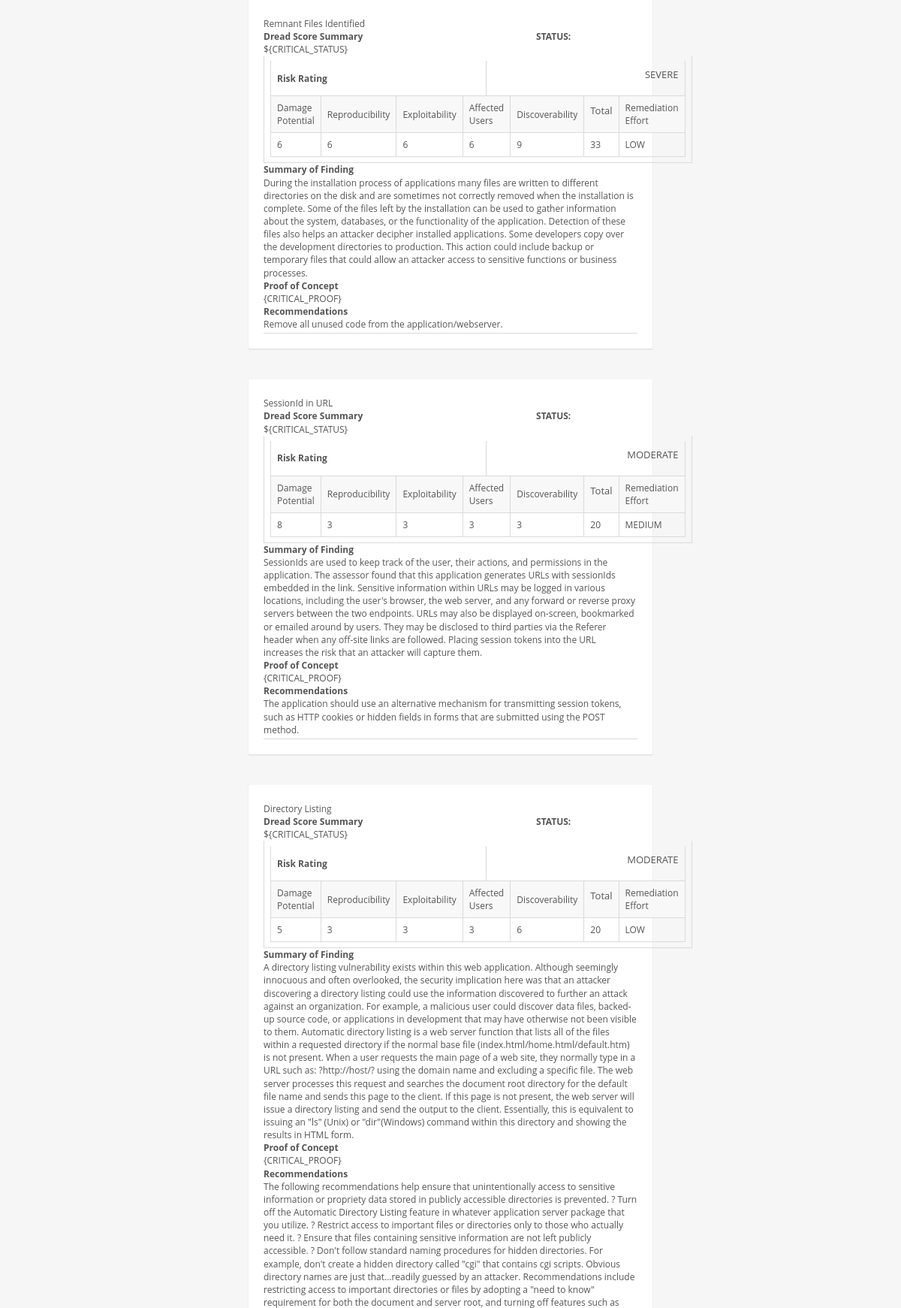
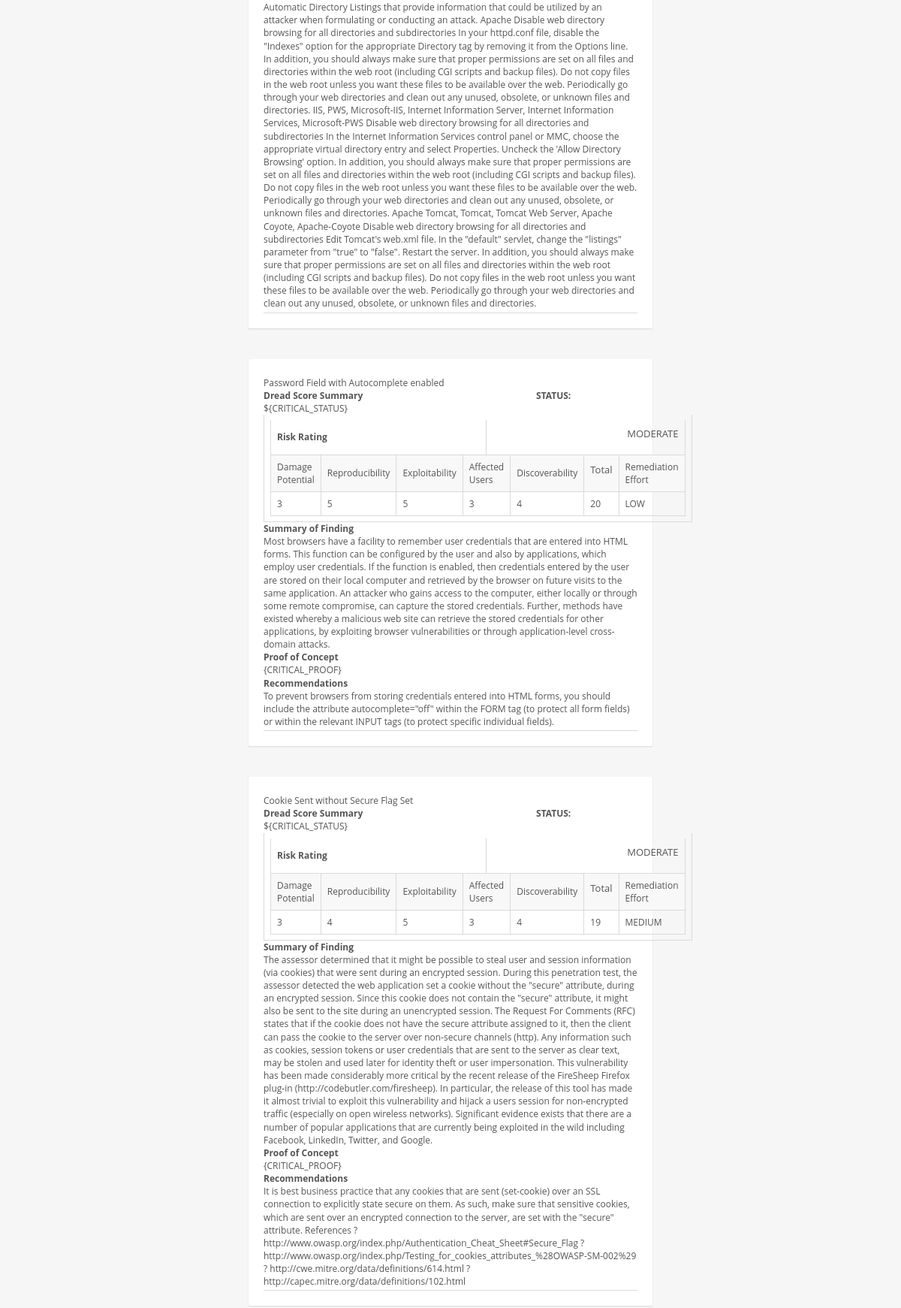
The app's page /reports/example.php (upper part) with its own data (2 pictures, top to bottom).
### tables this page shows
CREATE TABLE IF NOT EXISTS `findings` (
  `id` int(11) NOT NULL AUTO_INCREMENT,
  `findingname` text,
  `findingid` text NOT NULL,
  `dreaddamage` int(11) DEFAULT NULL,
  `dreadrepro` int(11) DEFAULT NULL,
  `dreadexpl` int(11) DEFAULT NULL,
  `dreadaffect` int(11) DEFAULT NULL,
  `dreaddiscover` int(11) DEFAULT NULL,
  `remediation_effort` text,
  `summary` text,
  `recommendations` text,
  `custom` tinyint(1) DEFAULT NULL,
  `username` varchar(255) DEFAULT NULL,
  `engagement` varchar(255) DEFAULT NULL,
  UNIQUE KEY `id` (`id`)
);

### classes/DB.php (called while the page is built, shortened)
<?php
class DB {
    private static $_instance = null;
    private $_pdo,
            $_query,
            $_assoc,
            $_error = false,
            $_results,
            $_count = 0;
    private function __construct() {
        try {
            $this->_pdo = new PDO('mysql:host=' . Config::get('mysql/host') . ';dbname=' . Config::get('mysql/db'), Config::get('mysql/username'), Config::get('mysql/password'));
        } catch(PDOException $e) {
            die($e->getMessage());
        }
    }
    public static function getInstance() {
        if(!isset(self::$_instance)) {
            self::$_instance = new DB();
        }
        return self::$_instance;
    }
    public function getAssoc($sql, $params = array()) {
        if($this->_assoc = $this->_pdo->prepare($sql)) {
            if($this->_assoc->execute()){
                $this->_results = $this->_assoc->fetchAll(PDO::FETCH_ASSOC);
            } else {
                $this->_error = true;
            }
        }
        return $this;
    }
    public function results(){
        return $this->_results;
    }
}

### classes/Config.php (called while the page is built)
<?php
class Config {
    public static function get($path = NULL){
        if($path) {
            $config = $GLOBALS['config'];
            $path = explode('/', $path);
            foreach($path as $bit){
                if(isset($config[$bit])) {
                    $config = $config[$bit];
                }
            }
            return $config;
        }
        return false;
    }
}

### reports/example.php (the view, shortened to what this page needs)
<?php
$getFindings = DB::getInstance()->getAssoc("SELECT * FROM findings");
foreach($getFindings->results() as $results) {
    $findings[] = $results;
}
?>
<link href="../assets/js/bootstrap/dist/css/bootstrap.css" rel="stylesheet">
<link rel="stylesheet" type="text/css" href="../assets/js/jquery.gritter/css/jquery.gritter.css" />
<link href="../assets/css/style.css" rel="stylesheet" />
<link href="../assets/js/jquery.icheck/skins/square/blue.css" rel="stylesheet">
<div class="col-lg-6">
<?php
if(!empty($findings)) {
    $low_min = 1;
    $low_max = 10;
    $mod_min = 11;
    $mod_max = 24;
    $sev_min = 25;
    $sev_max = 39;
    foreach($findings as $finding) {
        $total = $finding['dreaddiscover'] + $finding['dreadaffect'] + $finding['dreadexpl'] + $finding['dreadrepro'] + $finding['dreaddamage'];
        $risk_rate = "";
        if (($low_min <= $total) && ($total <= $low_max)){
            $risk_rate="LOW";
        }
        if (($mod_min <= $total) && ($total <= $mod_max)){
            $risk_rate="MODERATE";
        }
        if (($sev_min <= $total) && ($total <= $sev_max)){
            $risk_rate="SEVERE";
        }
?>
    <div class="col-lg-12">
        <div class="block-flat">
            <div class="header">
                <?php echo $finding['findingname']; ?><br>
                <strong>Dread Score Summary&nbsp;&nbsp;&nbsp;&nbsp;&nbsp;&nbsp;&nbsp;&nbsp;&nbsp;&nbsp;&nbsp;&nbsp;&nbsp;&nbsp;&nbsp;&nbsp;&nbsp;&nbsp;&nbsp;&nbsp;&nbsp;&nbsp;&nbsp;&nbsp;&nbsp;&nbsp;&nbsp;&nbsp;&nbsp;&nbsp;&nbsp;&nbsp;&nbsp;&nbsp;&nbsp;&nbsp;&nbsp;&nbsp;&nbsp;&nbsp;&nbsp;&nbsp;&nbsp;&nbsp;&nbsp;&nbsp;&nbsp;&nbsp;&nbsp;&nbsp;&nbsp;&nbsp;&nbsp;&nbsp;&nbsp;&nbsp;&nbsp;&nbsp;&nbsp;&nbsp;&nbsp;&nbsp;&nbsp;&nbsp;&nbsp;&nbsp;&nbsp;&nbsp;&nbsp;&nbsp;&nbsp;&nbsp;&nbsp; STATUS: </strong>${CRITICAL_STATUS}<br>
                <table>
                    <tbody>
                    <tr>
                        <td>
                            <table>
                                <tbody>
                                <tr>
                                    <td colspan='4'>
                                        <strong>Risk Rating</strong><br>
                                    </td>
                                    <td colspan='4'>
                                        <p style="text-align: right;"><?php echo $risk_rate; ?></p>
                                    </td>
                                </tr>
                                <tr>
                                    <td>
                                        Damage<br>
                                        Potential<br>
                                    </td>
                                    <td>
                                        Reproducibility<br>
                                    </td>
                                    <td>
                                        Exploitability<br>
                                    </td>
                                    <td colspan='2'>
                                        Affected Users<br>
                                    </td>
                                    <td>
                                        Discoverability<br>
                                    </td>
                                    <td>
                                        <p>Total</p>
                                    </td>
                                    <td>
                                        Remediation<br>
                                        Effort<br>
                                    </td>
                                </tr>
                                <tr>
                                    <td>
                                        <?php echo $finding['dreaddamage']; ?><br>
                                    </td>
                                    <td>
                                        <?php echo $finding['dreadrepro']; ?><br>
                                    </td>
                                    <td>
                                        <?php echo $finding['dreadexpl']; ?><br>
                                    </td>
                                    <td colspan='2'>
                                        <?php echo $finding['dreadaffect']; ?><br>
                                    </td>
                                    <td>
                                        <?php echo $finding['dreaddiscover']; ?><br>
                                    </td>
                                    <td>
                                        <?php echo $total; ?><br>
                                    </td>
                                    <td>
                                        <?php echo $finding['remediation_effort']; ?><br>
                                    </td>
                                </tr>
                                </tbody>
                            </table>
                        </td>
                    </tr>
                    </tbody>
                </table>
                <strong>Summary of Finding</strong><br>
                <?php echo $finding['summary']; ?><br>
                <strong>Proof of Concept</strong><br>
                {CRITICAL_PROOF}<br>
                <strong>Recommendations</strong><br>
                <?php echo $finding['recommendations']; ?><br>
            </div>
        </div>
    </div>
<?php } } ?>
</div>

### records on screen
findings: findingname "Remnant Files Identified", risk_rate "SEVERE", dreaddamage "6", dreadrepro "6", dreadexpl "6", dreadaffect "6", dreaddiscover "9", total "33", remediation_effort "LOW", summary "During the installation process of applications many files are written to different directories on the disk and are sometimes not correctly removed when the installation is complete. Some of the files left by the installation can be used to gather information about the system, databases, or the functionality of the application. Detection of these files also helps an attacker decipher installed applications. Some developers copy over the development directories to production. This action could include backup or temporary files that could allow an attacker access to sensitive functions or business processes.", recommendations "Remove all unused code from the application/webserver."
findings: findingname "SessionId in URL", risk_rate "MODERATE", dreaddamage "8", dreadrepro "3", dreadexpl "3", dreadaffect "3", dreaddiscover "3", total "20", remediation_effort "MEDIUM", summary "SessionIds are used to keep track of the user, their actions, and permissions in the application. The assessor found that this application generates URLs with sessionIds embedded in the link. Sensitive information within URLs may be logged in various locations, including the user's browser, the web server, and any forward or reverse proxy servers between the two endpoints. URLs may also be displayed on-screen, bookmarked or emailed around by users. They may be disclosed to third parties via the Referer header when any off-site links are followed. Placing session tokens into the URL increases the risk that an attacker will capture them.", recommendations "The application should use an alternative mechanism for transmitting session tokens, such as HTTP cookies or hidden fields in forms that are submitted using the POST method."
findings: findingname "Directory Listing", risk_rate "MODERATE", dreaddamage "5", dreadrepro "3", dreadexpl "3", dreadaffect "3", dreaddiscover "6", total "20", remediation_effort "LOW", summary "A directory listing vulnerability exists within this web application. Although seemingly innocuous and often overlooked, the security implication here was that an attacker discovering a directory listing could use the information discovered to further an attack against an organization. For example, a malicious user could discover data files, backed-up source code, or applications in development that may have otherwise not been visible to them. Automatic directory listing is a web server function that lists all of the files within a requested directory if the normal base file (index.html/home.html/default.htm) is not present. When a user requests the main page of a web site, they normally…", recommendations "The following recommendations help ensure that unintentionally access to sensitive information or propriety data stored in publicly accessible directories is prevented. ? Turn off the Automatic Directory Listing feature in whatever application server package that you utilize. ? Restrict access to important files or directories only to those who actually need it. ? Ensure that files containing sensitive information are not left publicly accessible. ? Don't follow standard naming procedures for hidden directories. For example, don't create a hidden directory called \"cgi\" that contains cgi scripts. Obvious directory names are just that...readily guessed by an attacker. Recommendations include…"
findings: findingname "Password Field with Autocomplete enabled", risk_rate "MODERATE", dreaddamage "3", dreadrepro "5", dreadexpl "5", dreadaffect "3", dreaddiscover "4", total "20", remediation_effort "LOW", summary "Most browsers have a facility to remember user credentials that are entered into HTML forms. This function can be configured by the user and also by applications, which employ user credentials. If the function is enabled, then credentials entered by the user are stored on their local computer and retrieved by the browser on future visits to the same application. An attacker who gains access to the computer, either locally or through some remote compromise, can capture the stored credentials. Further, methods have existed whereby a malicious web site can retrieve the stored credentials for other applications, by exploiting browser vulnerabilities or through application-level cross-domain…", recommendations "To prevent browsers from storing credentials entered into HTML forms, you should include the attribute autocomplete=\"off\" within the FORM tag (to protect all form fields) or within the relevant INPUT tags (to protect specific individual fields)."
findings: findingname "Cookie Sent without Secure Flag Set", risk_rate "MODERATE", dreaddamage "3", dreadrepro "4", dreadexpl "5", dreadaffect "3", dreaddiscover "4", total "19", remediation_effort "MEDIUM", summary "The assessor determined that it might be possible to steal user and session information (via cookies) that were sent during an encrypted session. During this penetration test, the assessor detected the web application set a cookie without the \"secure\" attribute, during an encrypted session. Since this cookie does not contain the \"secure\" attribute, it might also be sent to the site during an unencrypted session. The Request For Comments (RFC) states that if the cookie does not have the secure attribute assigned to it, then the client can pass the cookie to the server over non-secure channels (http). Any information such as cookies, session tokens or user credentials that are sent to the…", recommendations "It is best business practice that any cookies that are sent (set-cookie) over an SSL connection to explicitly state secure on them. As such, make sure that sensitive cookies, which are sent over an encrypted connection to the server, are set with the \"secure\" attribute. References ? http://www.owasp.org/index.php/Authentication_Cheat_Sheet#Secure_Flag ? http://www.owasp.org/index.php/Testing_for_cookies_attributes_%28OWASP-SM-002%29 ? http://cwe.mitre.org/data/definitions/614.html ? http://capec.mitre.org/data/definitions/102.html"
